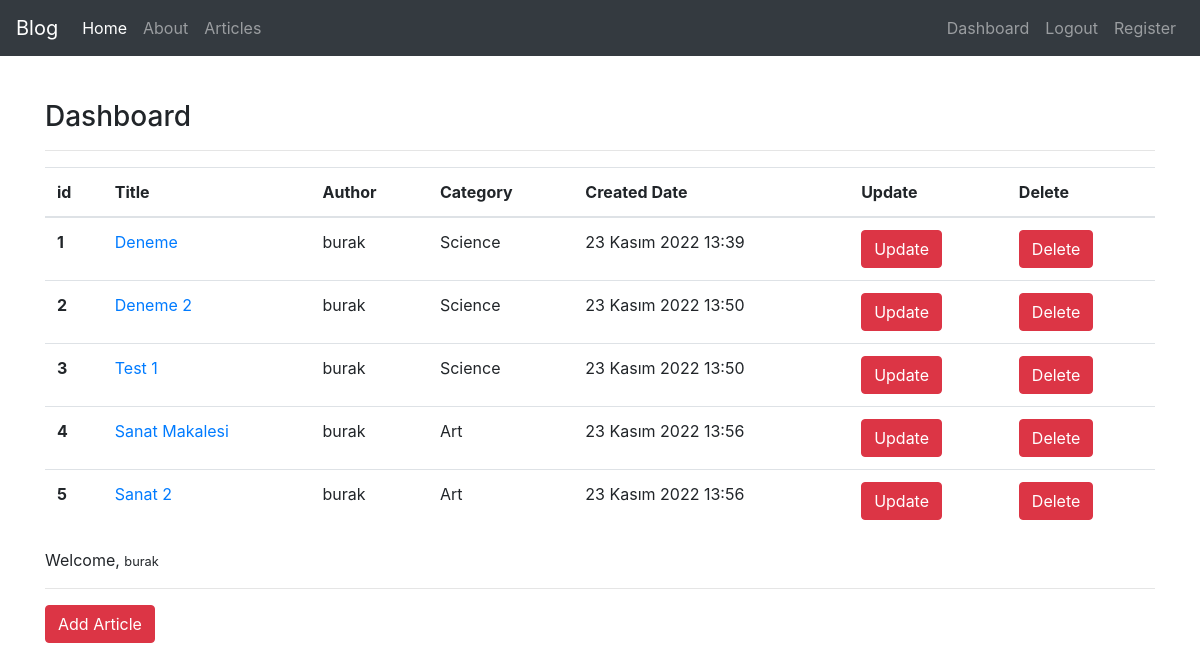
Before: /articles/dashboard/ (signed in) with the older database file.
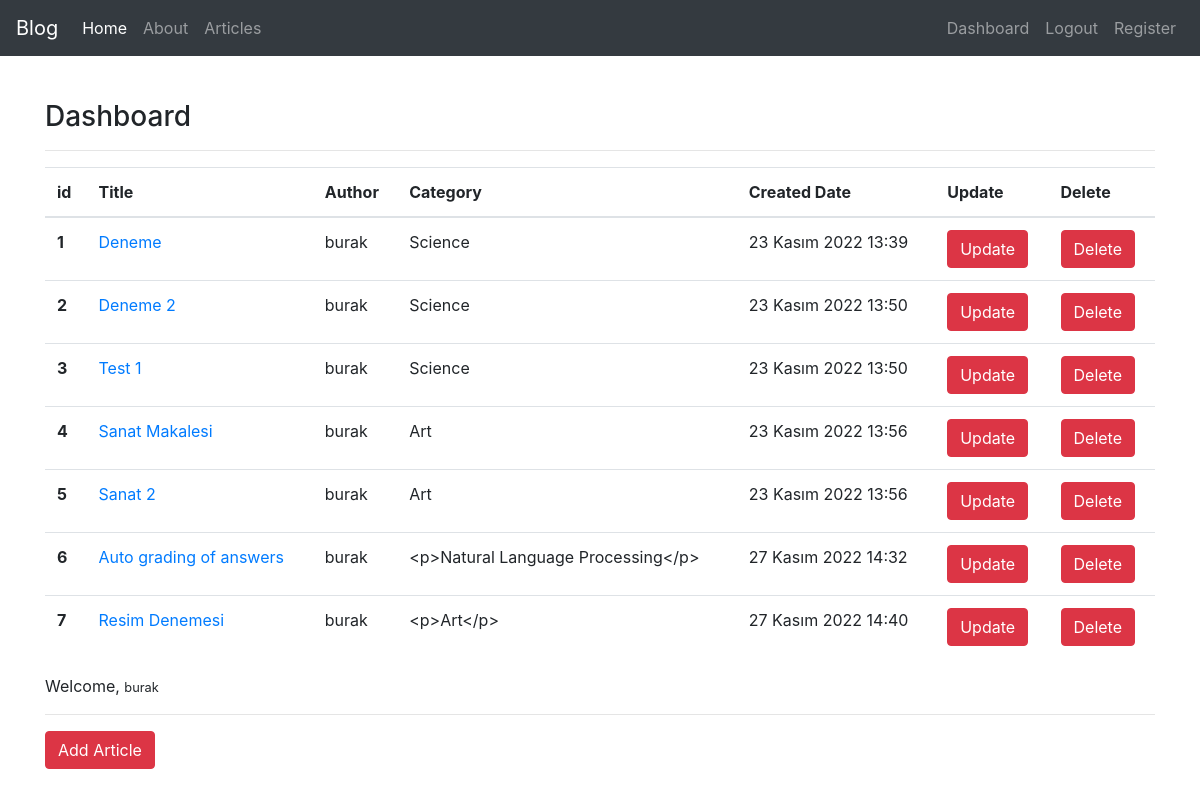
After: the same page with the newer database file.
### article/models.py (models this page shows, shortened)
class Article(models.Model):
    author = models.ForeignKey("auth.User",on_delete= models.CASCADE,verbose_name = "author ")
    title = models.CharField(max_length=50,verbose_name = "Title ")
    content = RichTextField()
    created_date = models.DateTimeField(auto_now_add=True)
    category = RichTextField()
    article_image = models.FileField(blank=True,null=True,verbose_name="Add photo to article")

### article/views.py (the view)
# urls.py: path('dashboard/',views.dashboard,name = "dashboard"),
@login_required(login_url="user:login")
def dashboard(request):
    articles = Article.objects.filter(author = request.user)
    context = {
        "articles" : articles
    }
    return render(request=request,template_name="dashboard.html",context=context)

### templates/dashboard.html
{% extends 'layout.html' %}
{% block body %}
<h3>Dashboard</h3>
<hr>
{% if articles %}
<table class="table">
    <thead>
      <tr>
        <th scope="col">id</th>
        <th scope="col">Title</th>
        <th scope="col">Author</th>
        <th scope="col">Category</th>
        <th scope="col">Created Date</th>
        <th scope="col">Update</th>
        <th scope="col">Delete</th>
      </tr>
    </thead>
    <tbody>
        {% for article in articles %}
        <tr>
            <th scope="row">{{article.id}}</th>
            <td><a href="{% url 'article:detail' article.id %}">{{article.title}}</a></td>
            <td>{{article.author.username}}</td>
            <td>{{article.category}}</td>
            <td>{{article.created_date}}</td>
            <td><a href="/articles/update/{{article.id}}" class = "btn btn-danger">Update</a></td>
            <td><a href="/articles/delete/{{article.id}}" class= "btn btn-danger">Delete</a></td>
          </tr>
        {% endfor %}
    </tbody>
  </table>
{% else %}
<div class = "alert alert-danger">
    No articles found!
</div>
{% endif %}
<p>
    Welcome, <small>{{request.user.username}}</small>
</p>
<hr>
<a class = "btn btn-danger" href="/articles/addarticle">Add Article</a>
{% endblock body %}

Changed rows visible on the page:
added Article: id "6", title "Auto grading of answers", author.username "burak", category "<p>Natural Language Processing</p>", created_date "27 Kasım 2022 14:32"
added Article: id "7", title "Resim Denemesi", author.username "burak", category "<p>Art</p>", created_date "27 Kasım 2022 14:40"
